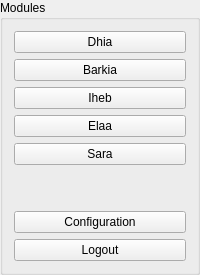
             <widget class="QGroupBox" name="groupBox_3">
              <property name="title">
               <string>Modules</string>
              </property>
              <layout class="QVBoxLayout" name="verticalLayout_6">
               <item>
                <layout class="QVBoxLayout" name="verticalLayout_5">
                 <item>
                  <widget class="QPushButton" name="Dhia">
                   <property name="text">
                    <string>Dhia</string>
                   </property>
                  </widget>
                 </item>
                 <item>
                  <widget class="QPushButton" name="Iheb">
                   <property name="text">
                    <string>Barkia</string>
                   </property>
                  </widget>
                 </item>
                 <item>
                  <widget class="QPushButton" name="Barkia">
                   <property name="text">
                    <string>Iheb</string>
                   </property>
                  </widget>
                 </item>
                 <item>
                  <widget class="QPushButton" name="Elaa">
                   <property name="text">
                    <string>Elaa</string>
                   </property>
                  </widget>
                 </item>
                 <item>
                  <widget class="QPushButton" name="Sara">
                   <property name="text">
                    <string>Sara</string>
                   </property>
                  </widget>
                 </item>
                 <item>
                  <spacer name="verticalSpacer">
                   <property name="orientation">
                    <enum>Qt::Vertical</enum>
                   </property>
                   <property name="sizeHint" stdset="0">
                    <size>
                     <width>20</width>
                     <height>40</height>
                    </size>
                   </property>
                  </spacer>
                 </item>
                 <item>
                  <widget class="QPushButton" name="configuration">
                   <property name="text">
                    <string>Configuration</string>
                   </property>
                  </widget>
                 </item>
                </layout>
               </item>
               <item>
                <widget class="QPushButton" name="logout_button">
                 <property name="text">
                  <string>Logout</string>
                 </property>
                </widget>
               </item>
              </layout>
             </widget>
